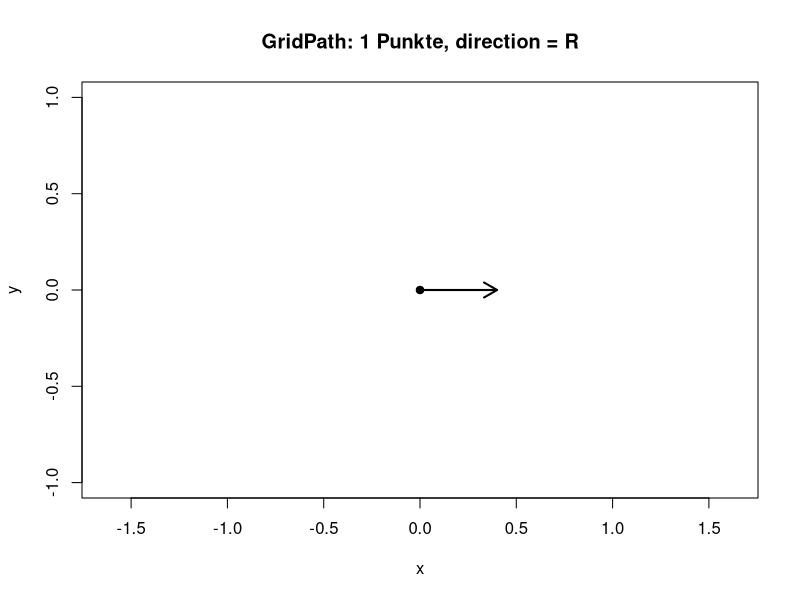
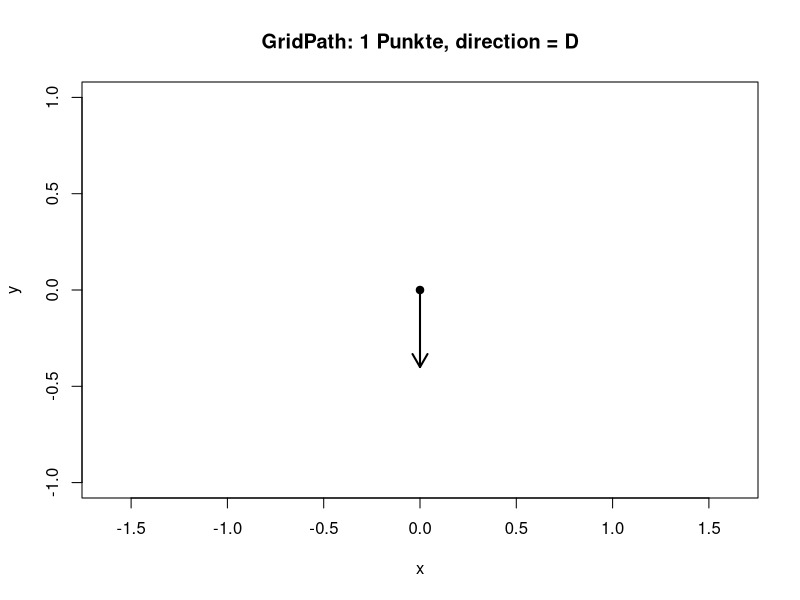
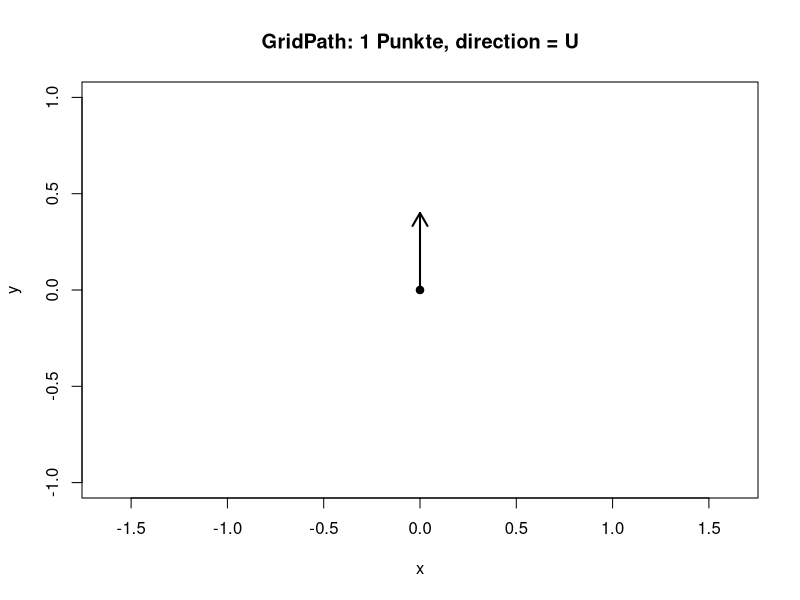
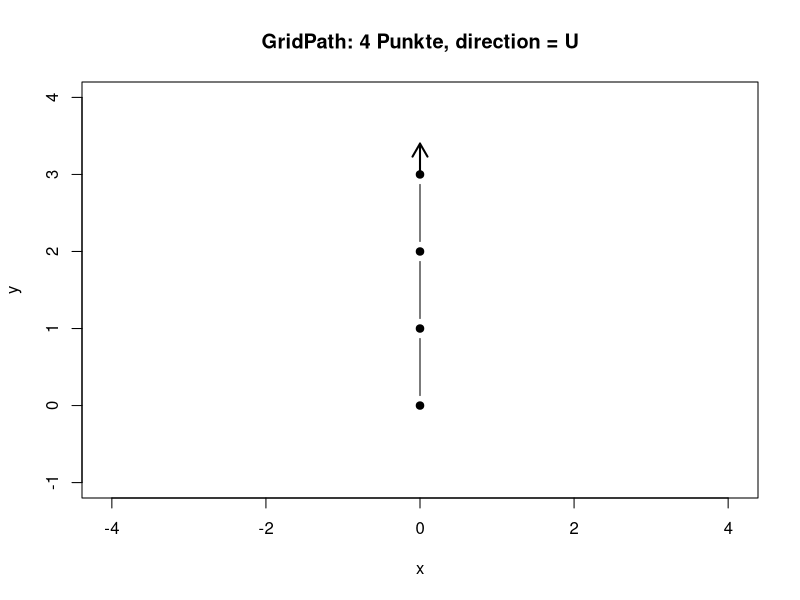
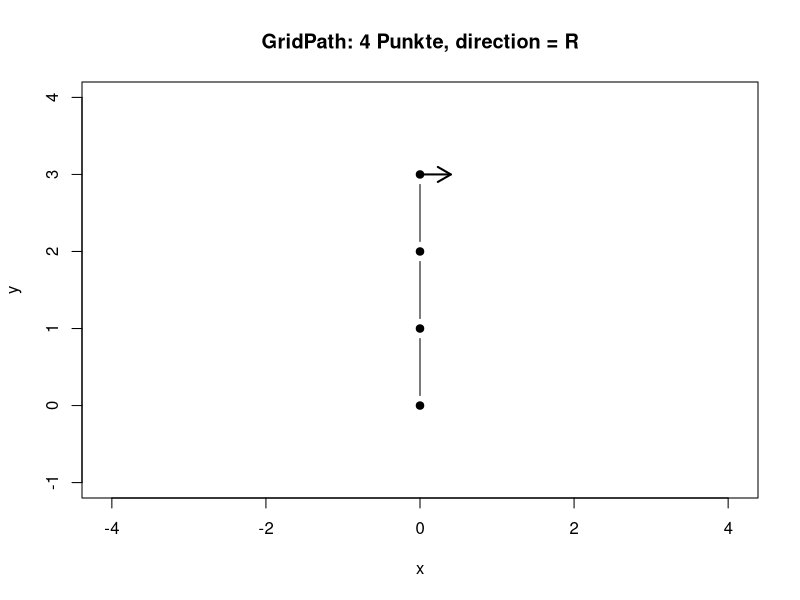
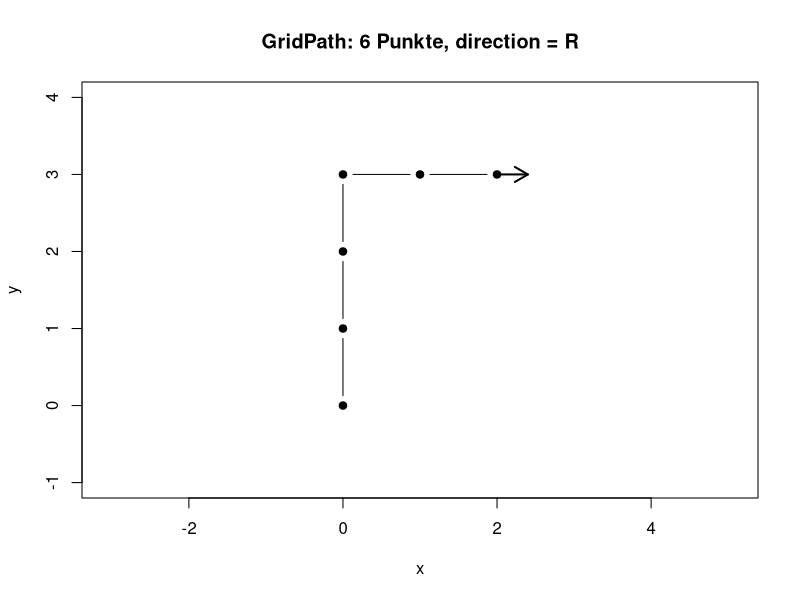

Generate these figures, in order, with R:
# Paul Proft, Lionel Assick, Gina Lilienkamp, Emma Roser

library(R6)

GridPath <- R6Class("GridPath",
                    public = list(
                      # öffentliche Felder
                      path = NULL,        # n x 2 matrix (x,y)
                      direction = NULL,   # "U","R","D","L" (kann beim Input auch "W" für West sein)
                      
                      # interne Hilfsdaten
                      .dir_vecs = list(U = c(0, 1), R = c(1, 0), D = c(0, -1), L = c(-1, 0)),
                      .order = c("U", "R", "D", "L"),   # Reihenfolge im Uhrzeigersinn
                      .synonyms = list(W = "L"),       # akzeptierte Synonyme (z.B. "W" -> "L")
                      
                      # Konstruktor: direction (default "U"), start (default c(0,0))
                      initialize = function(direction = "U", start = c(0, 0)) {
                        if (!is.numeric(start) || length(start) != 2) {
                          stop("start muss ein numerischer Vektor der Länge 2 sein.")
                        }
                        # Normalisiere direction (akzeptiere z.B. "W" als Synonym für "L")
                        dir_key <- private$canonical_direction(direction)
                        self$direction <- dir_key
                        self$path <- matrix(as.numeric(start), nrow = 1)
                        invisible(self)
                      },
                      
                      # Drehe nach rechts (im Uhrzeigersinn). Gibt self zurück (method chaining).
                      rotate_right = function() {
                        idx <- match(self$direction, self$.order)
                        if (is.na(idx)) stop("Ungültige direction.")
                        new_idx <- idx %% length(self$.order) + 1
                        self$direction <- self$.order[new_idx]
                        return(self)
                      },
                      
                      # Drehe nach links (gegen den Uhrzeigersinn). Gibt self zurück.
                      rotate_left = function() {
                        idx <- match(self$direction, self$.order)
                        if (is.na(idx)) stop("Ungültige direction.")
                        new_idx <- (idx - 2) %% length(self$.order) + 1
                        self$direction <- self$.order[new_idx]
                        return(self)
                      },
                      
                      # Move: gehe `steps` Schritte in Blickrichtung (natural number, 0 erlaubt).
                      move = function(steps) {
                        if (length(steps) != 1 || !is.numeric(steps) || steps < 0 || steps != floor(steps)) {
                          stop("steps muss eine natürliche Zahl (inkl. 0) sein.")
                        }
                        steps <- as.integer(steps)
                        if (steps == 0) return(self)
                        
                        if (!(self$direction %in% names(self$.dir_vecs))) {
                          stop("Ungültige direction.")
                        }
                        dir_vec <- self$.dir_vecs[[self$direction]]
                        last_pt <- as.numeric(self$path[nrow(self$path), , drop = TRUE])
                        
                        new_pts <- matrix(0, nrow = steps, ncol = 2)
                        for (i in seq_len(steps)) {
                          new_pts[i, ] <- last_pt + i * dir_vec
                        }
                        
                        self$path <- rbind(self$path, new_pts)
                        return(self)
                      },
                      
                      # Print-Methode: zeichnet Pfad (type = "b") und Pfeil für aktuelle Blickrichtung.
                      print = function(...) {
                        pts <- as.matrix(self$path)
                        if (nrow(pts) < 1) {
                          cat("<GridPath: leer>\n")
                          invisible(self)
                        }
                        
                        # Achsenbereich mit kleinem Rand
                        xrange <- range(pts[, 1], na.rm = TRUE)
                        yrange <- range(pts[, 2], na.rm = TRUE)
                        margin <- max(1, max(diff(xrange), diff(yrange)) * 0.1)
                        xlim <- c(xrange[1] - margin, xrange[2] + margin)
                        ylim <- c(yrange[1] - margin, yrange[2] + margin)
                        
                        # Plot: Punkte + Linien (type = "b")
                        plot(pts[, 1], pts[, 2],
                             type = "b", pch = 19, xlab = "x", ylab = "y",
                             xlim = xlim, ylim = ylim, asp = 1,
                             main = sprintf("GridPath: %d Punkte, direction = %s", nrow(pts), self$direction))
                        
                        # Pfeil für die aktuelle Blickrichtung an der letzten Position
                        last_pt <- as.numeric(pts[nrow(pts), ])
                        dir_vec <- self$.dir_vecs[[self$direction]]
                        if (!is.null(dir_vec)) {
                          # Länge des Pfeils relativ zur Plotgröße
                          arrow_len_factor <- 0.4
                          to_pt <- last_pt + dir_vec * arrow_len_factor
                          arrows(x0 = last_pt[1], y0 = last_pt[2], x1 = to_pt[1], y1 = to_pt[2],
                                 length = 0.15, lwd = 2)
                        }
                        
                        invisible(self)
                      }
                    ),
                    
                    private = list(
                      # Liefert einen kanonischen Richtungsbuchstaben ("U","R","D","L")
                      # Akzeptiert ebenfalls Synonyme, z.B. "W" -> "L".
                      canonical_direction = function(dir) {
                        if (!is.character(dir) || length(dir) != 1) {
                          stop("direction muss ein einzelner character sein.")
                        }
                        dir <- toupper(dir)
                        # direkt vorhanden?
                        if (dir %in% self$.order) return(dir)
                        # Synonyme prüfen
                        if (dir %in% names(self$.synonyms)) {
                          return(self$.synonyms[[dir]])
                        }
                        stop("direction muss eines von 'U','R','D','L' (oder Synonym z.B. 'W') sein.")
                      }
                    )
)



# Test
pfad1 <- GridPath$new()
pfad1$direction <- "U"
pfad1$rotate_right()
pfad1$direction
## [1] "R"
pfad1$rotate_right()
pfad1$direction
## [1] "D"
pfad1$rotate_left()$rotate_left() # method chaining; Wir könnten alles aneinander hängen
pfad1$direction
## [1] "U"
pfad1$path <- matrix(c(0, 0), nrow=1)
pfad1$direction <- "U"
pfad1$move(3)
pfad1$path
## [,1] [,2]
## [1,] 0 0
## [2,] 0 1
## [3,] 0 2
## [4,] 0 3
pfad1$rotate_right()
pfad1$move(2)
pfad1$path
## [,1] [,2]
## [1,] 0 0
## [2,] 0 1
## [3,] 0 2
## [4,] 0 3
## [5,] 1 3
## [6,] 2 3
